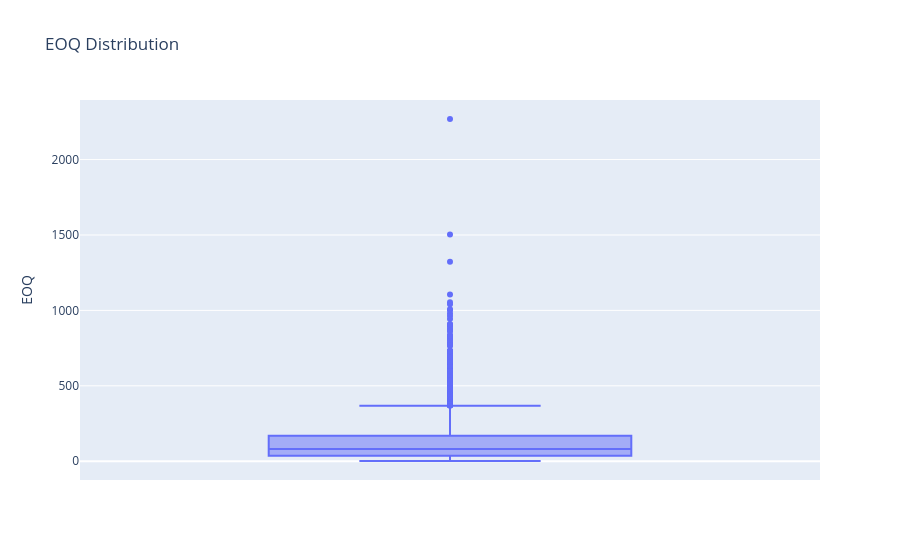

Here is the notebook cell this chart was saved with:
### Code cell
# =========================================================
# 📦 EOQ Distribution
# =========================================================

fig = px.box(

    inventory_df,
    y="EOQ",
    title="EOQ Distribution"

)

fig.show()

### Figure 1 — Plotly figure (JSON) as saved in the notebook; plotly's stock layout.template omitted (floating-point values rounded to 4 significant figures; data arrays with more than 128 entries replaced by an {"elided": "..."} marker saying what was removed)
{"data": [{"alignmentgroup": "True", "hovertemplate": "EOQ=%{y}<extra></extra>", "legendgroup": "", "marker": {"color": "#636efa"}, "name": "", "notched": false, "offsetgroup": "", "orientation": "v", "showlegend": false, "type": "box", "x0": " ", "xaxis": "x", "y": {"elided": "4585 float values"}, "y0": " ", "yaxis": "y"}], "layout": {"boxmode": "group", "legend": {"tracegroupgap": 0}, "title": {"text": "EOQ Distribution"}, "xaxis": {"anchor": "y", "domain": [0, 1]}, "yaxis": {"anchor": "x", "domain": [0, 1], "title": {"text": "EOQ"}}}}
